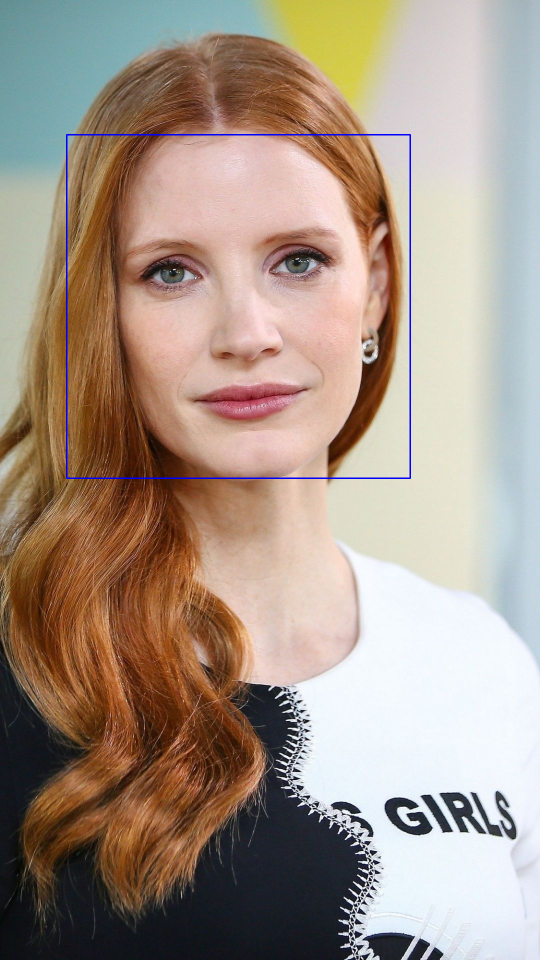
#> input picture saves/detectImage0.png, 1080 x 1920 px, given in place of visage.jpeg, which was not available (shown at 1/2 size)
$ python main.py
#> lines starting #> are read from the running program, lines starting #| are printed output that depends on the picture; after the words box and inside, x2 and y2 are one past the last pixel; in counts of white or black regions, pixels touching at a corner belong together; pictures that were not available may be replaced by others from this repository, and a replacement may not be noted
import cv2
import os
import json

face_cascade = cv2.CascadeClassifier('xml/detectImageXml.xml')

with open('config.json', 'r') as file:
#> (reads config.json from the repository)
    content = json.loads(file.read())
    img = cv2.imread(content['imgDetectPath'])
#> img is the input picture: shape (1920, 1080, 3); mean B, G, R 135.3, 148.5, 165.6
gray = cv2.cvtColor(img, cv2.COLOR_BGR2GRAY)
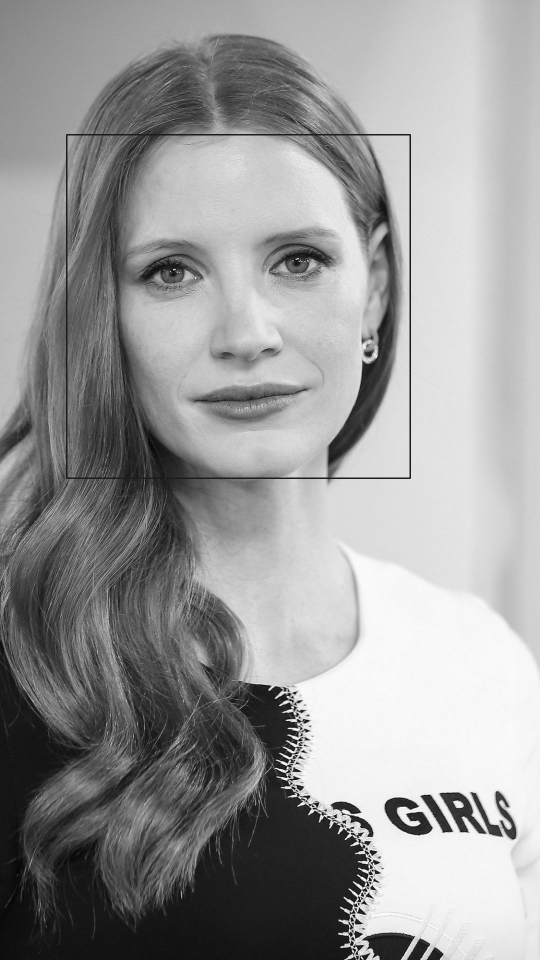
#> gray: shape (1920, 1080) (shown at 1/2 size); min 0, max 255, mean 152.1
faces = face_cascade.detectMultiScale(gray, 1.3, 5)
#> faces = [[136, 274, 673, 673]]

for (x, y, w, h) in faces:
    cv2.rectangle(img, (x, y), (x + w, y + h), (255, 0, 0), 2)
    roi_gray = gray[y:y + h, x:x + w]
    roi_color = img[y:y + h, x:x + w]
#> this loop made 1 pass
#> pass 1, `roi_gray = gray[y:y + h, x:x + w]`:
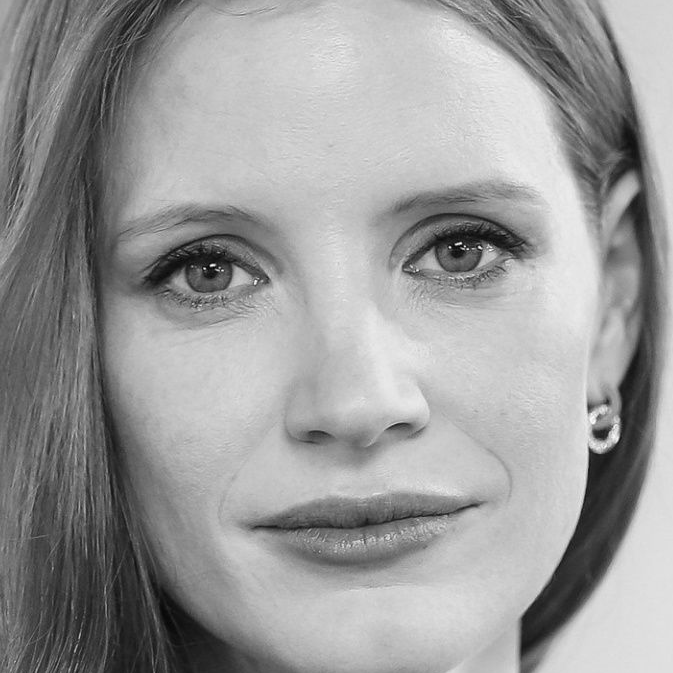
#> roi_gray: shape (673, 673); min 2, max 255, mean 154.3
#> pass 1, `roi_color = img[y:y + h, x:x + w]`:
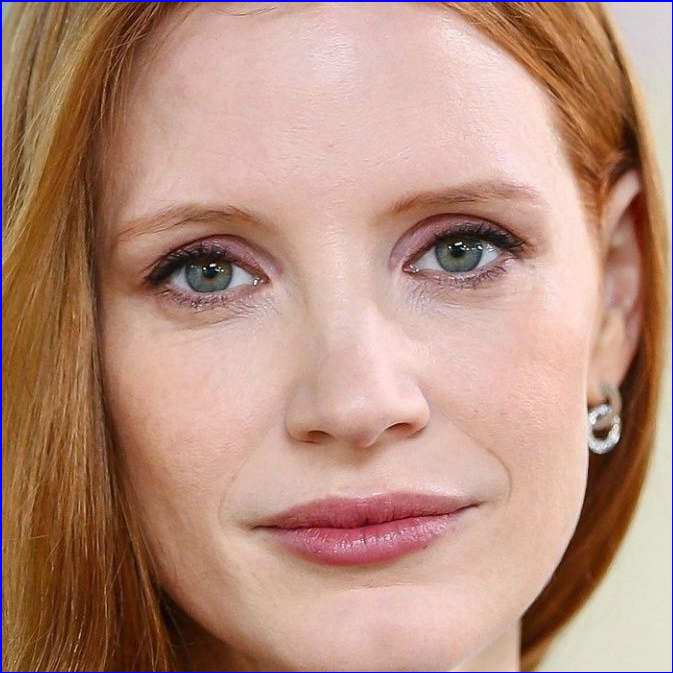
#> roi_color: shape (673, 673, 3); mean B, G, R 126.3, 143.4, 183
#> after the loop:
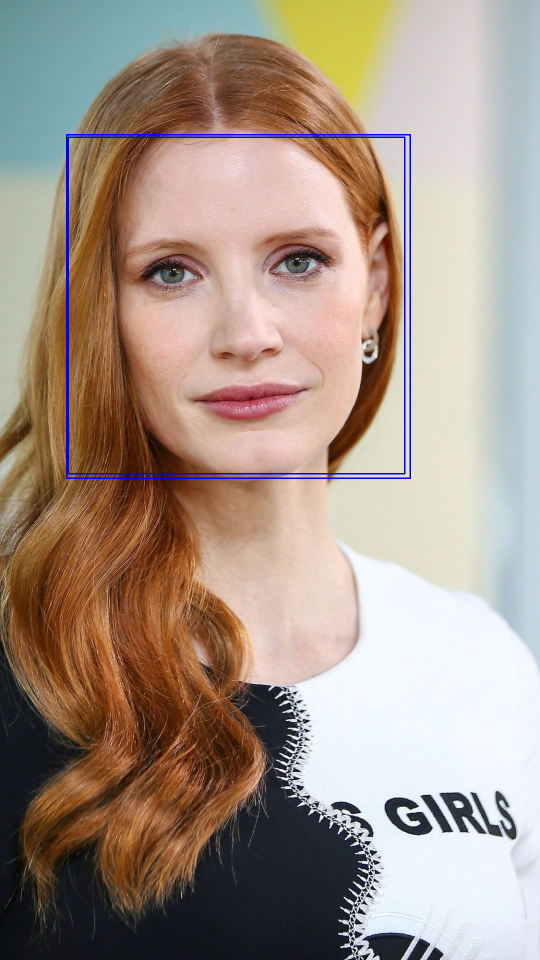
#> img: shape (1920, 1080, 3) (shown at 1/2 size); 0.39% of pixels changed, all inside (x1, y1, x2, y2) = (135, 273, 811, 949)
cv2.imshow('img', img)

k = cv2.waitKey(0)
#> (key Esc is pressed here)
if k == 27:  # ESC to exit the program
    cv2.destroyAllWindows()
elif k == ord('s'):

    file = True
    i = 0
    while file:
        if os.path.isfile(f'saves/detectImage{i}.png'):
            i += 1
        else:
            file = False
            cv2.imwrite(f'saves/detectImage{i}.png', img)
            cv2.destroyAllWindows()
